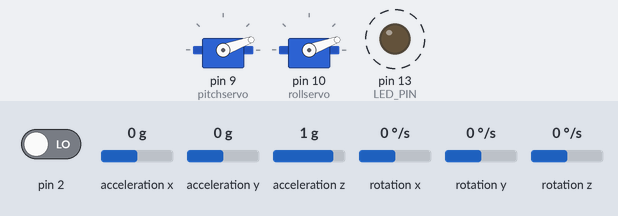
This sketch was run on a simulated Arduino Uno, built with avr-gcc and run on an emulated ATmega328P. Parts: 2 × servo, output pins drawn as LEDs (lit = HIGH). Dashed ring = blinking. The inputs (shaded band) are chosen by the test bench; at power-on: acceleration x 0 g, acceleration y 0 g, rotation z 0 °/s, pin 2 LOW, acceleration z 1 g, rotation x 0 °/s, rotation y 0 °/s. The sensor or clock chip raises its interrupt line as the real part does; what the sketch prints to the serial monitor is not drawn.

Above: at 12.7 s.
12.8 s: acceleration x set to -1.4 g
At 14.99 s:
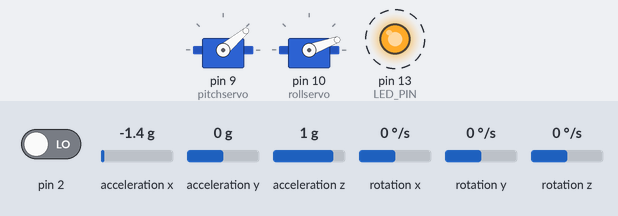
15.8 s: acceleration y set to -1.4 g
At 15.99 s:
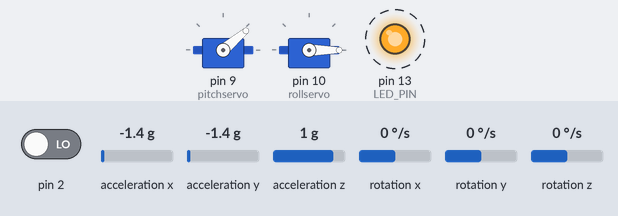
18.8 s: acceleration x set to 0 g
At 19.0 s:
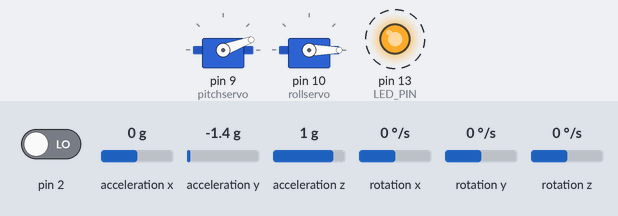
21.8 s: rotation z set to -192 °/s
24.8 s: acceleration y set to 0.8 g
At 25.17 s:
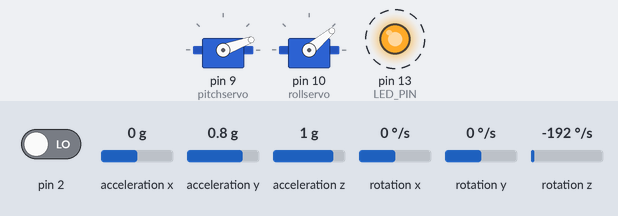
27.8 s: acceleration x set to -0.8 g
Timing chart, 0 to 31.8 s (numbered marks = the images above; inputs shaded):
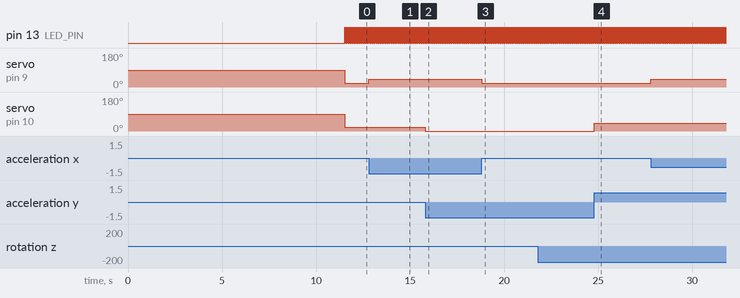

The sketch:

PID_Test.ino
```cpp
#include "I2Cdev.h"
#include "MPU6050_6Axis_MotionApps20.h"
#include "Wire.h"
#include <Servo.h>
#include "servo_control.h"
#include "Servo_Calibration.h"
#include "PID_controller.h"
#include "timer.h"
float Yaw, Pitch, Roll;
MPU6050 mpu;
#define DEBUG
#ifdef DEBUG
//#define DPRINT(args...)  Serial.print(args)             //OR use the following syntax:
#define DPRINTSTIMER(t)    for (static unsigned long SpamTimer; (unsigned long)(millis() - SpamTimer) >= (t); SpamTimer = millis())
#define  DPRINTSFN(StrSize,Name,...) {char S[StrSize];Serial.print("\t");Serial.print(Name);Serial.print(" "); Serial.print(dtostrf((float)__VA_ARGS__ ,S));}//StringSize,Name,Variable,Spaces,Percision
#define DPRINTLN(...)      Serial.println(__VA_ARGS__)
#else
#define DPRINTSTIMER(t)    if(false)
#define DPRINTSFN(...)     //blank line
#define DPRINTLN(...)      //blank line
#endif


#define LED_PIN 13 //

// supply your own gyro offsets here, scaled for min sensitivity use MPU6050_calibration.ino
// -4232  -706  1729  173 -94 37
//                       XA      YA      ZA      XG      YG      ZG
int MPUOffsets[6] = {-3185,	-1032	,1358	,-40,	-11,	60};


// ================================================================
// ===                      i2c SETUP Items                     ===
// ================================================================
void i2cSetup() {
  // join I2C bus (I2Cdev library doesn't do this automatically)
#if I2CDEV_IMPLEMENTATION == I2CDEV_ARDUINO_WIRE
  Wire.begin();
  TWBR = 24; // 400kHz I2C clock (200kHz if CPU is 8MHz)
#elif I2CDEV_IMPLEMENTATION == I2CDEV_BUILTIN_FASTWIRE
  Fastwire::setup(400, true);
#endif
}

// ================================================================
// ===               INTERRUPT DETECTION ROUTINE                ===
// ================================================================
volatile bool mpuInterrupt = false;     // indicates whether MPU interrupt pin has gone high
void dmpDataReady() {
  mpuInterrupt = true;
}

// ================================================================
// ===                      MPU DMP SETUP                       ===
// ================================================================
int FifoAlive = 0; // tests if the interrupt is triggering
int IsAlive = -20;     // counts interrupt start at -20 to get 20+ good values before assuming connected
// MPU control/status vars
uint8_t mpuIntStatus;   // holds actual interrupt status byte from MPU
uint8_t devStatus;      // return status after each device operation (0 = success, !0 = error)
uint16_t packetSize;    // expected DMP packet size (default is 42 bytes)
uint16_t fifoCount;     // count of all bytes currently in FIFO
uint8_t fifoBuffer[64]; // FIFO storage buffer

// orientation/motion vars
Quaternion q;           // [w, x, y, z]         quaternion container
VectorInt16 aa;         // [x, y, z]            accel sensor measurements
VectorInt16 aaReal;     // [x, y, z]            gravity-free accel sensor measurements
VectorInt16 aaWorld;    // [x, y, z]            world-frame accel sensor measurements
VectorFloat gravity;    // [x, y, z]            gravity vector
float euler[3];         // [psi, theta, phi]    Euler angle container
float ypr[3];           // [yaw, pitch, roll]   yaw/pitch/roll container and gravity vector
byte StartUP = 100; // lets get 100 readings from the MPU before we start trusting them (Bot is not trying to balance at this point it is just starting up.)

void MPU6050Connect() {
  static int MPUInitCntr = 0;
  // initialize device
  mpu.initialize(); // same
  // load and configure the DMP
  devStatus = mpu.dmpInitialize();// same

  if (devStatus != 0) {
    // ERROR!
    // 1 = initial memory load failed
    // 2 = DMP configuration updates failed
    // (if it's going to break, usually the code will be 1)

    char * StatStr[5] { "No Error", "initial memory load failed", "DMP configuration updates failed", "3", "4"};

    MPUInitCntr++;

    Serial.print(F("MPU connection Try #"));
    Serial.println(MPUInitCntr);
    Serial.print(F("DMP Initialization failed (code "));
    Serial.print(StatStr[devStatus]);
    Serial.println(F(")"));

    if (MPUInitCntr >= 10) return; //only try 10 times
    delay(1000);
    MPU6050Connect(); // Lets try again
    return;
  }
  mpu.setXAccelOffset(MPUOffsets[0]);
  mpu.setYAccelOffset(MPUOffsets[1]);
  mpu.setZAccelOffset(MPUOffsets[2]);
  mpu.setXGyroOffset(MPUOffsets[3]);
  mpu.setYGyroOffset(MPUOffsets[4]);
  mpu.setZGyroOffset(MPUOffsets[5]);

  Serial.println(F("Enabling DMP..."));
  mpu.setDMPEnabled(true);
  // enable Arduino interrupt detection
  Serial.println(F("Enabling interrupt detection (Arduino external interrupt pin 2 on the Uno)..."));
  Serial.print("mpu.getInterruptDrive=  "); Serial.println(mpu.getInterruptDrive());
  attachInterrupt(0, dmpDataReady, RISING); //pin 2 on the Uno
  mpuIntStatus = mpu.getIntStatus(); // Same
  // get expected DMP packet size for later comparison
  packetSize = mpu.dmpGetFIFOPacketSize();
  delay(1000); // Let it Stabalize
  mpu.resetFIFO(); // Clear fifo buffer
  mpu.getIntStatus();
  mpuInterrupt = false; // wait for next interrupt FF
}

// ================================================================
// ===                    MPU DMP Get Data                      ===
// ================================================================
void GetDMP() { // Best version I have made so far
  // Serial.println(F("FIFO interrupt at:"));
  // Serial.println(micros());
  static unsigned long LastGoodPacketTime;
  mpuInterrupt = false;
  FifoAlive = 1;
  fifoCount = mpu.getFIFOCount();
  if ((!fifoCount) || (fifoCount % packetSize)) { // we have failed Reset and wait till next time!
    digitalWrite(LED_PIN, LOW); // lets turn off the blinking light so we can see we are failing.
    mpu.resetFIFO();// clear the buffer and start over
  } else {
    while (fifoCount  >= packetSize) { // Get the packets until we have the latest!
      mpu.getFIFOBytes(fifoBuffer, packetSize); // lets do the magic and get the data
      fifoCount -= packetSize;
    }
    LastGoodPacketTime = millis();
    MPUMath(); // <<<<<<<<<<<<<<<<<<<<<<<<<<<< On success MPUMath() <<<<<<<<<<<<<<<<<<<
    digitalWrite(LED_PIN, !digitalRead(LED_PIN)); // Blink the Light
  }
}


// ================================================================
// ===                        MPU Math                          ===
// ================================================================
void MPUMath() {
  mpu.dmpGetQuaternion(&q, fifoBuffer);
  mpu.dmpGetGravity(&gravity, &q);
  mpu.dmpGetYawPitchRoll(ypr, &q, &gravity);
  Yaw = (ypr[0] * 180.0 / M_PI);
  Pitch = (ypr[1] *  180.0 / M_PI);
  Roll = (ypr[2] *  180.0 / M_PI);
  // DPRINTSTIMER(100) {
  //   DPRINTSFN(15, "\tYaw:", Yaw, 6, 1);
  //   DPRINTSFN(15, "\tPitch:", Pitch, 6, 1);
  //   DPRINTSFN(15, "\tRoll:", Roll, 6, 1);
  //   DPRINTLN();
  // }
}
// ================================================================
// ===                        Setup                             ===
// ================================================================
void setup() {
  Serial.begin(115200); //115200
  while (!Serial);
  Serial.println("i2cSetup");
  i2cSetup();
  Serial.println("MPU6050Connect");
  MPU6050Connect();
  Serial.println("Setup complete");
  pinMode(LED_PIN, OUTPUT);
  pitchservo.attach(9);
  rollservo.attach(10);
  time(start_delay);
  pitchinit=Pitch;
  rollinit=Roll;
}
// ================================================================
// ===                        Loop                              ===
// ================================================================
void loop(){
  GetDMP();
  pitcherror=error(pitchinit,Pitch);                                            //getting the initial errors for pitch
  rollerror=error(rollinit,Roll);                                               //getting the initial errors for roll
  PID_pitch=PID(pitcherror,&pitchintegralgain,&previouspitcherror);             //putting the errors throught the PID for pitch to get the value to feed the servo
  PID_roll=PID(rollerror,&rollintegralgain,&previousrollerror);                 //putting the errors throught the PID for roll to get the value to feed the servo
  servo_write(PID_pitch_1(PID_pitch),PID_roll_2(PID_roll));                     //giving the servos the values to write
  Serial.print("this is pitch angle");Serial.println(PID_pitch_1(PID_pitch));   //testing if the values given are reasonnable
  Serial.print("this is roll angle");Serial.println(PID_roll_2(PID_roll));      //testing if the values that are given are reasonnable
  //change the value of PID_pitch_X or PID_roll_X to 2 or 1 depending on the case needed, 2 and 1 cover all possible scenarion
  }
```

PID_controller.h
```cpp
#ifndef PID_controller
#define PID_controller
// ================================================================
// ===                         P.I.D                            ===
// ================================================================
//to use this function you ave to feed it the initial error that occured in the mpu, and create 2 seperate vairables which is the old
//error and the integral gain to feed back into the loop to have a functionning PID
//the PID code that is used
//these are the values that are multiplied to tune the PID
float gain_mult=5;
float derivative_mult=3;
float integral_mult=0.0001;
float iteration_time=17;
//this is the PID function that gives out the angle for the servo to work

//Defining all the errors and the gains and setting them to 0
float pitcherror=0,pitchintegralgain=0,previouspitcherror=0;
float rollerror=0,rollintegralgain=0,previousrollerror=0;
float pitchinit,rollinit;//the inital values of error so we could get the error for the PID
float PID_roll,PID_pitch;//the values that are spit out by the PID that we will use with the calibration functions


float PID(float initerror,float* integralgain,float* olderror){
  float gain,derivativegain,totalgain;
  gain=initerror*gain_mult;                                 //initial error part
  derivativegain=((initerror-*olderror)/iteration_time)*derivative_mult;//derivative part
  *integralgain=(*integralgain+(initerror))*integral_mult;    //integral gain
  totalgain=-(gain+derivativegain+*integralgain);           //addition of all the errors
  *olderror=initerror;
  //Serial.print("integralgain:");Serial.println(*integralgain);
  return totalgain;
}
//function to calculate the error that was present at that interation and later feed it to the PID
float error (float init,float current){
  float error;
  error=current-init;
  return error;
}
#endif 
```

Servo_Calibration.h
```cpp
#ifndef Servo_Calibration
#define Servo_Calibration
// ================================================================
// ===            Calibrtion of the servo above                 ===
// ================================================================
//these functions will be used for the servo that is on the top half of the gimbal as the values that it has to be given are different
//setting the bounds of the servo in which the movement occurs
//roll
float roll_min=0;       //the minimum the servo can move
float roll_mid=20;      //the midpoint where the motor holder is centered
float roll_max=40;      //the max the servo can move
//pitch
float pitch_min=0;      //the miimum the servo can move
float pitch_mid=20;     //the midpoint where the motor holder is centered
float pitch_max=40;     //the max the servo can move
//bufferr in order to determine if it passed through the previous if statement
int Buffer=0;
// ================================================================
// ===                        Pitch                             ===
// ===                    READ BEFORE USE                       ===
// ================================================================


//this function is used if while looking directly at the servo, the min value is close to the servo and the max value is away from the servo
//also the negative values of the mpu when tilted should be on the servo side and the positive on the right side
//to test how it works put this code into a C++ compiler and change the value of PID_pitch_value


//#include <iostream>
// using namespace std;
// float PID_pitch_value=-23;
// float pitch_min=0;
// float pitch_mid=20;
// float pitch_max=40;
// float PID_pitch_1(float PID_pitch_value){
//   if (PID_pitch_value<(pitch_min-pitch_mid)){
//     PID_pitch_value=pitch_min-pitch_mid;
//   }
//   if (PID_pitch_value>pitch_max-pitch_mid){
//     PID_pitch_value=pitch_max-pitch_mid;
//   }
//   PID_pitch_value=PID_pitch_value+pitch_mid;
//   cout<<PID_pitch_value;
//   return PID_pitch_value;
// }
// int main() {
//     PID_pitch_1(PID_pitch_value);
//     return 0;
// }


float PID_pitch_1(float PID_pitch_value){
  if (PID_pitch_value<(pitch_min-pitch_mid)){ //setting the value coming from the PID to the min value the servo could move
    PID_pitch_value=pitch_min-pitch_mid;
  }
  if (PID_pitch_value>pitch_max-pitch_mid){ //setting the value coming from the PID to the max value the servo could move
    PID_pitch_value=pitch_max-pitch_mid;
  }
  PID_pitch_value=PID_pitch_value+pitch_mid;//centering the motor holder at the mid value of the servo
  return PID_pitch_value;                   //returnig the value so the servo could move it
}

//this function is used if while looking directly at the servo, the min value is away from the servo and the max value is close to the servo
//also the negative values of the mpu when tilted should be on the servo side and the positive on the right side

float PID_pitch_2(float PID_pitch_value){
  int buffer=0;
  if (PID_pitch_value<pitch_mid-pitch_max){   //setting the max value that the servo can travel to the left
    PID_pitch_value=pitch_mid-pitch_max;
  }
  if (PID_pitch_value>pitch_mid-pitch_min){    //setting the max value that the servo can travel to the right
    PID_pitch_value=pitch_mid-pitch_min;
  }
  if (PID_pitch_value>0){                      // making sure to switch the bounds
    PID_pitch_value=pitch_mid-PID_pitch_value;
    buffer++; //making sure that if it passed by this and exceeded the max value it does not automatically go to 0 on the next if statement
  }
  if (PID_pitch_value==0 && buffer==0){        //making sure that the 0 value is covered
    PID_pitch_value=pitch_mid;
  }
  if (PID_pitch_value<0){                      //also switching the bounds on the other side
    PID_pitch_value=-(PID_pitch_value-pitch_mid);
  }
  return PID_pitch_value;                      //returning the function to the value that called it
}

//you can plug this code in a C++ compiler in order to know how the code works and executes, just switch the PID_pitch_value parameter

// #include <iostream>
// using namespace std;
// float PID_pitch_value=19;
// float pitch_min=0;
// float pitch_mid=20;
// float pitch_max=40;
// int buffer=0;
// float PID_pitch_2(float PID_pitch_value,int buffer){
//   if (PID_pitch_value<pitch_mid-pitch_max){
//     PID_pitch_value=pitch_mid-pitch_max;
//   }
//   if (PID_pitch_value>pitch_mid-pitch_min){
//     PID_pitch_value=pitch_mid-pitch_min;
//   }
//   if (PID_pitch_value>0){
//     PID_pitch_value=pitch_mid-PID_pitch_value;
//     buffer++;
//   }
//   if (PID_pitch_value==0 && buffer==0){
//     PID_pitch_value=pitch_mid;
//   }
//   if (PID_pitch_value<0){
//     PID_pitch_value=-(PID_pitch_value-pitch_mid);
//   }
//   cout<<PID_pitch_value;
//   return PID_pitch_value;
// }
// int main() {
//     PID_pitch_2(PID_pitch_value,buffer);
//     return 0;
// }
// ================================================================
// ===                        Roll                             ===
// ===                    READ BEFORE USE                       ===
// ================================================================
//this function is used if while looking directly at the servo, the min value is close to the servo and the max value is away from the servo
//also the negative values of the mpu when tilted should be on the servo side and the positive on the right side
//these have the same logic as the functions above
float PID_roll_1(float PID_roll_value){
  if (PID_roll_value<(roll_min-roll_mid)){ //setting the value coming from the PID to the min value the servo could move
    PID_roll_value=roll_min-roll_mid;
  }
  if (PID_roll_value>roll_max-roll_mid){ //setting the value coming from the PID to the max value the servo could move
    PID_roll_value=roll_max-roll_mid;
  }
  PID_roll_value=PID_roll_value+roll_mid;//centering the motor holder at the mid value of the servo
  return PID_roll_value;                   //returnig the value so the servo could move it
}

//this function is used if while looking directly at the servo, the min value is away from the servo and the max value is close to the servo
//also the negative values of the mpu when tilted should be on the servo side and the positive on the right side

float PID_roll_2(float PID_roll_value){
  int buffer=0;
  if (PID_roll_value<roll_mid-roll_max){   //setting the max value that the servo can travel to the left
    PID_roll_value=roll_mid-roll_max;
  }
  if (PID_roll_value>roll_mid-roll_min){    //setting the max value that the servo can travel to the right
    PID_roll_value=roll_mid-roll_min;
  }
  if (PID_roll_value>0){                      // making sure to switch the bounds
    PID_roll_value=roll_mid-PID_roll_value;
    buffer++; //making sure that if it passed by this and exceeded the max value it does not automatically go to 0 on the next if statement
  }
  if (PID_roll_value==0 && buffer==0){        //making sure that the 0 value is covered
    PID_roll_value=roll_mid;
  }
  if (PID_roll_value<0){                      //also switching the bounds on the other side
    PID_roll_value=-(PID_roll_value-roll_mid);
  }
  return PID_roll_value;                      //returning the function to the value that called it
}
#endif 
```

timer.h
```cpp
#ifndef timer
#define timer
//to change the delay of the star time you need to change the 'start_delay' value
int start_delay=10000;
//delaying the initial recording of values using a fucntion and delay
void time(int delay_1){
  int target=0;
  while (delay_1!=target){
    target=target+100;
    delay(100);
  }
}
#endif
```

Source omitted: servo_control.h (538 bytes)

Measured:
- after the input at 12.8 s, servo on pin 9 (pitchservo): 20° → 40° at once
- after the input at 15.8 s, servo on pin 10 (rollservo): 20° → 0° at once
- after the input at 18.8 s, servo on pin 9 (pitchservo): 40° → 20° at once
- after the input at 24.8 s, servo on pin 10 (rollservo): 0° → 40° at once
- by itself, pin 13 (LED_PIN): alternates HIGH for 0.01 s and LOW for 0.01 s
